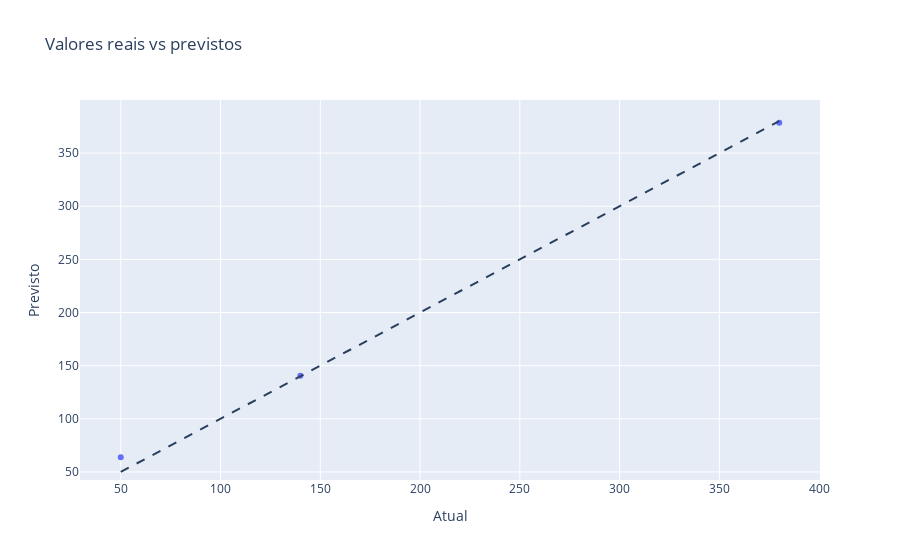

Write notebook code for a chart like this one.
### Code cell
fig = ex.scatter(
    results, 
    x='Atual', 
    y='Previsto', 
    title='Valores reais vs previstos'
)

fig.add_shape(
    type="line", line=dict(dash='dash'),
    x0=results['Atual'].min(), y0=results['Atual'].min(),
    x1=results['Atual'].max(), y1=results['Atual'].max()
)
fig.show()

### Figure 1 — Plotly figure (JSON) as saved in the notebook; plotly's stock layout.template omitted (floating-point values rounded to 4 significant figures)
{"data": [{"hovertemplate": "Atual=%{x}<br>Previsto=%{y}<extra></extra>", "legendgroup": "", "marker": {"color": "#636efa", "symbol": "circle"}, "mode": "markers", "name": "", "orientation": "v", "showlegend": false, "type": "scatter", "x": [380, 140, 50], "xaxis": "x", "y": [378.5, 140.5, 63.84], "yaxis": "y"}], "layout": {"legend": {"tracegroupgap": 0}, "shapes": [{"line": {"dash": "dash"}, "type": "line", "x0": 50, "x1": 380, "y0": 50, "y1": 380}], "title": {"text": "Valores reais vs previstos"}, "xaxis": {"anchor": "y", "domain": [0, 1], "title": {"text": "Atual"}}, "yaxis": {"anchor": "x", "domain": [0, 1], "title": {"text": "Previsto"}}}}
